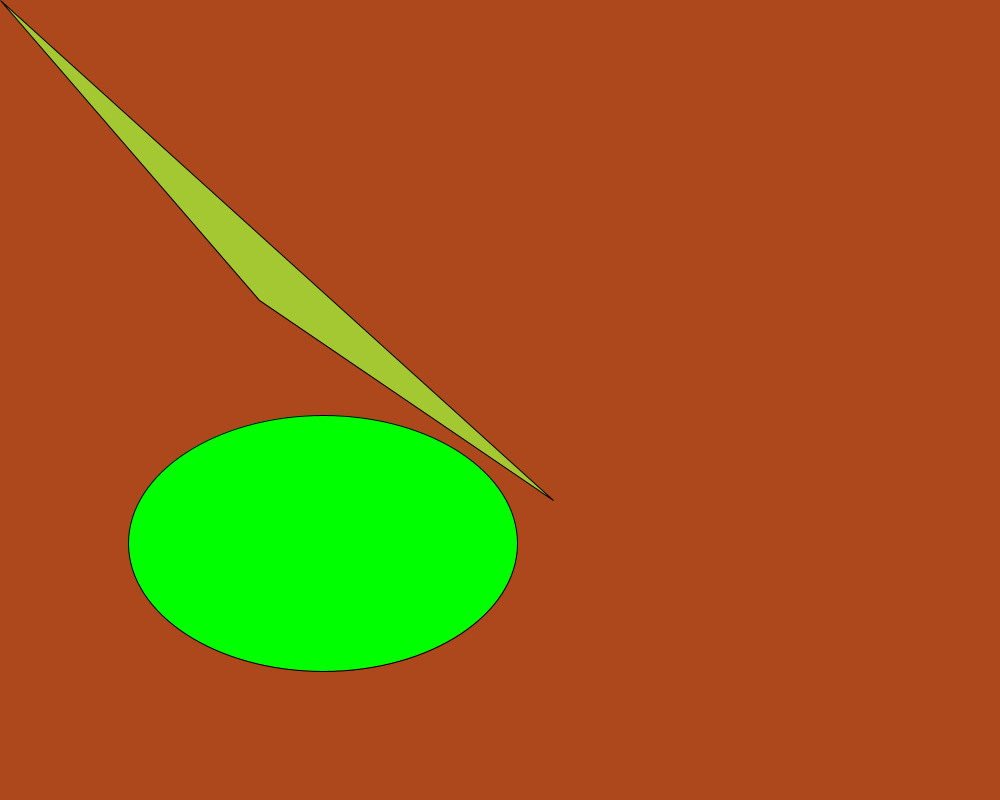
Frame 1 (no input)
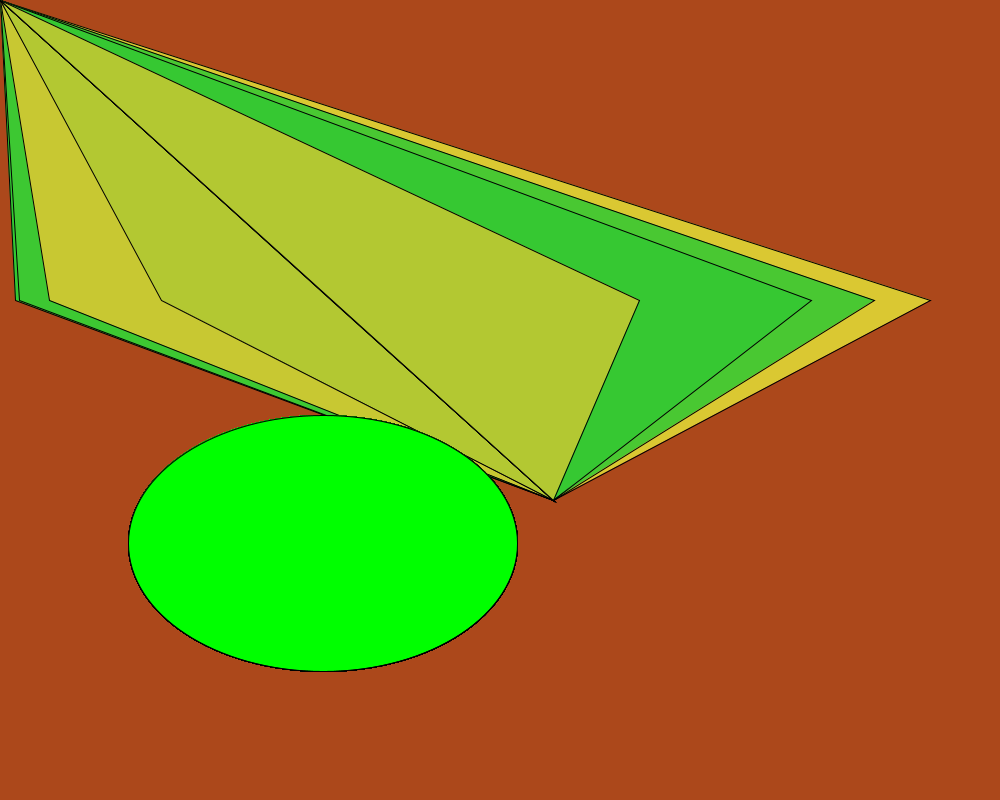
Frame 60 (the mouse pressed at the canvas centre just before this capture)
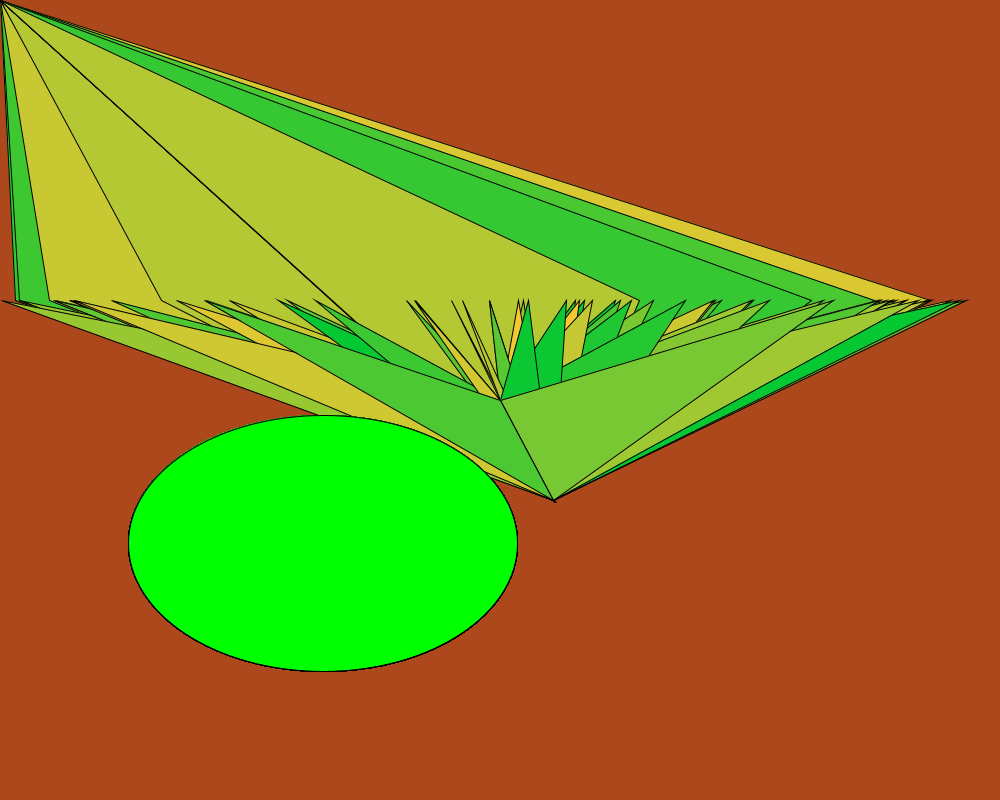
Frame 120 (the mouse held since frame 60 and released just before this capture)

The Processing sketch that drew these frames (run headless with seeded random() and noise(); from frame 60 on, the mouse is pressed at the canvas centre):

// Processing sketch: processing_83261
// ── processing_83261.pde


void setup()
{
  size (1000,800);
  background(172,72,27);
  smooth();
  

}
 void draw()
{
  fill(0,255,0);
  ellipse (323, 543,389,256);
  fill(random(255),200,50);
  triangle(random(width), 300,553,500,mouseX,mouseY);
}
